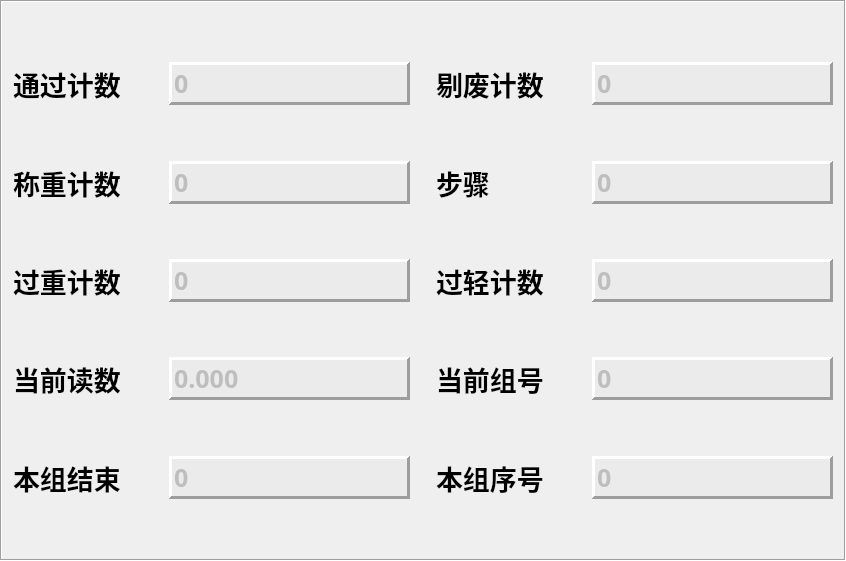
      <widget class="QFrame" name="frame_7">
       <property name="geometry">
        <rect>
         <x>10</x>
         <y>37</y>
         <width>846</width>
         <height>561</height>
        </rect>
       </property>
       <property name="font">
        <font>
         <family>宋体</family>
         <pointsize>20</pointsize>
         <weight>50</weight>
         <bold>false</bold>
        </font>
       </property>
       <property name="frameShape">
        <enum>QFrame::Box</enum>
       </property>
       <property name="frameShadow">
        <enum>QFrame::Sunken</enum>
       </property>
       <property name="lineWidth">
        <number>1</number>
       </property>
       <layout class="QGridLayout" name="gridLayout_10">
        <item row="1" column="0">
         <widget class="QLabel" name="label_10">
          <property name="minimumSize">
           <size>
            <width>140</width>
            <height>35</height>
           </size>
          </property>
          <property name="maximumSize">
           <size>
            <width>140</width>
            <height>35</height>
           </size>
          </property>
          <property name="font">
           <font>
            <family>宋体</family>
            <pointsize>20</pointsize>
            <weight>75</weight>
            <bold>true</bold>
           </font>
          </property>
          <property name="text">
           <string>通过计数</string>
          </property>
         </widget>
        </item>
        <item row="3" column="6">
         <widget class="QFrame" name="frame_22">
          <property name="styleSheet">
           <string notr="true">background-color: rgb(235, 235, 235);</string>
          </property>
          <property name="frameShape">
           <enum>QFrame::Panel</enum>
          </property>
          <property name="frameShadow">
           <enum>QFrame::Raised</enum>
          </property>
          <property name="lineWidth">
           <number>3</number>
          </property>
          <layout class="QVBoxLayout" name="verticalLayout_27">
           <property name="leftMargin">
            <number>0</number>
           </property>
           <property name="topMargin">
            <number>0</number>
           </property>
           <property name="rightMargin">
            <number>0</number>
           </property>
           <property name="bottomMargin">
            <number>0</number>
           </property>
           <item>
            <widget class="QLineEdit" name="lE_MachineStep">
             <property name="enabled">
              <bool>false</bool>
             </property>
             <property name="sizePolicy">
              <sizepolicy hsizetype="Expanding" vsizetype="Fixed">
               <horstretch>0</horstretch>
               <verstretch>0</verstretch>
              </sizepolicy>
             </property>
             <property name="font">
              <font>
               <family>Arial Black</family>
               <pointsize>19</pointsize>
               <weight>75</weight>
               <bold>true</bold>
              </font>
             </property>
             <property name="styleSheet">
              <string notr="true"/>
             </property>
             <property name="text">
              <string>0</string>
             </property>
             <property name="frame">
              <bool>false</bool>
             </property>
            </widget>
           </item>
          </layout>
         </widget>
        </item>
        <item row="11" column="6">
         <widget class="QFrame" name="frame_19">
          <property name="styleSheet">
           <string notr="true">background-color: rgb(235, 235, 235);</string>
          </property>
          <property name="frameShape">
           <enum>QFrame::Panel</enum>
          </property>
          <property name="frameShadow">
           <enum>QFrame::Raised</enum>
          </property>
          <property name="lineWidth">
           <number>3</number>
          </property>
          <layout class="QVBoxLayout" name="verticalLayout_23">
           <property name="leftMargin">
            <number>0</number>
           </property>
           <property name="topMargin">
            <number>0</number>
           </property>
           <property name="rightMargin">
            <number>0</number>
           </property>
           <property name="bottomMargin">
            <number>0</number>
           </property>
           <item>
            <widget class="QLineEdit" name="lE_GroupIndex">
             <property name="enabled">
              <bool>false</bool>
             </property>
             <property name="sizePolicy">
              <sizepolicy hsizetype="Expanding" vsizetype="Fixed">
               <horstretch>0</horstretch>
               <verstretch>0</verstretch>
              </sizepolicy>
             </property>
             <property name="font">
              <font>
               <family>Arial Black</family>
               <pointsize>19</pointsize>
               <weight>75</weight>
               <bold>true</bold>
              </font>
             </property>
             <property name="styleSheet">
              <string notr="true"/>
             </property>
             <property name="text">
              <string>0</string>
             </property>
             <property name="frame">
              <bool>false</bool>
             </property>
            </widget>
           </item>
          </layout>
         </widget>
        </item>
        <item row="5" column="4">
         <widget class="QLabel" name="label_48">
          <property name="minimumSize">
           <size>
            <width>140</width>
            <height>35</height>
           </size>
          </property>
          <property name="maximumSize">
           <size>
            <width>140</width>
            <height>35</height>
           </size>
          </property>
          <property name="font">
           <font>
            <family>宋体</family>
            <pointsize>20</pointsize>
            <weight>75</weight>
            <bold>true</bold>
           </font>
          </property>
          <property name="text">
           <string>过轻计数</string>
          </property>
         </widget>
        </item>
        <item row="3" column="2">
         <widget class="QFrame" name="frame_14">
          <property name="styleSheet">
           <string notr="true">background-color: rgb(235, 235, 235);</string>
          </property>
          <property name="frameShape">
           <enum>QFrame::Panel</enum>
          </property>
          <property name="frameShadow">
           <enum>QFrame::Raised</enum>
          </property>
          <property name="lineWidth">
           <number>3</number>
          </property>
          <layout class="QVBoxLayout" name="verticalLayout_17">
           <property name="leftMargin">
            <number>0</number>
           </property>
           <property name="topMargin">
            <number>0</number>
           </property>
           <property name="rightMargin">
            <number>0</number>
           </property>
           <property name="bottomMargin">
            <number>0</number>
           </property>
           <item>
            <widget class="QLineEdit" name="lE_ProdCount">
             <property name="enabled">
              <bool>false</bool>
             </property>
             <property name="sizePolicy">
              <sizepolicy hsizetype="Expanding" vsizetype="Fixed">
               <horstretch>0</horstretch>
               <verstretch>0</verstretch>
              </sizepolicy>
             </property>
             <property name="font">
              <font>
               <family>Arial Black</family>
               <pointsize>19</pointsize>
               <weight>75</weight>
               <bold>true</bold>
              </font>
             </property>
             <property name="styleSheet">
              <string notr="true"/>
             </property>
             <property name="text">
              <string>0</string>
             </property>
             <property name="frame">
              <bool>false</bool>
             </property>
            </widget>
           </item>
          </layout>
         </widget>
        </item>
        <item row="3" column="4">
         <widget class="QLabel" name="label_50">
          <property name="minimumSize">
           <size>
            <width>140</width>
            <height>35</height>
           </size>
          </property>
          <property name="maximumSize">
           <size>
            <width>140</width>
            <height>35</height>
           </size>
          </property>
          <property name="font">
           <font>
            <family>宋体</family>
            <pointsize>20</pointsize>
            <weight>75</weight>
            <bold>true</bold>
           </font>
          </property>
          <property name="text">
           <string>步骤</string>
          </property>
         </widget>
        </item>
        <item row="6" column="2">
         <spacer name="verticalSpacer_13">
          <property name="orientation">
           <enum>Qt::Vertical</enum>
          </property>
          <property name="sizeHint" stdset="0">
           <size>
            <width>20</width>
            <height>40</height>
           </size>
          </property>
         </spacer>
        </item>
        <item row="1" column="2">
         <widget class="QFrame" name="frame_13">
          <property name="styleSheet">
           <string notr="true">background-color: rgb(235, 235, 235);</string>
          </property>
          <property name="frameShape">
           <enum>QFrame::Panel</enum>
          </property>
          <property name="frameShadow">
           <enum>QFrame::Raised</enum>
          </property>
          <property name="lineWidth">
           <number>3</number>
          </property>
          <layout class="QVBoxLayout" name="verticalLayout_16">
           <property name="leftMargin">
            <number>0</number>
           </property>
           <property name="topMargin">
            <number>0</number>
           </property>
           <property name="rightMargin">
            <number>0</number>
           </property>
           <property name="bottomMargin">
            <number>0</number>
           </property>
           <item>
            <widget class="QLineEdit" name="lE_PassCount">
             <property name="enabled">
              <bool>false</bool>
             </property>
             <property name="sizePolicy">
              <sizepolicy hsizetype="Expanding" vsizetype="Fixed">
               <horstretch>0</horstretch>
               <verstretch>0</verstretch>
              </sizepolicy>
             </property>
             <property name="font">
              <font>
               <family>Arial Black</family>
               <pointsize>19</pointsize>
               <weight>75</weight>
               <bold>true</bold>
              </font>
             </property>
             <property name="styleSheet">
              <string notr="true"/>
             </property>
             <property name="text">
              <string>0</string>
             </property>
             <property name="frame">
              <bool>false</bool>
             </property>
            </widget>
           </item>
          </layout>
         </widget>
        </item>
        <item row="7" column="4">
         <widget class="QLabel" name="label_79">
          <property name="minimumSize">
           <size>
            <width>140</width>
            <height>35</height>
           </size>
          </property>
          <property name="maximumSize">
           <size>
            <width>140</width>
            <height>35</height>
           </size>
          </property>
          <property name="font">
           <font>
            <family>宋体</family>
            <pointsize>20</pointsize>
            <weight>75</weight>
            <italic>false</italic>
            <bold>true</bold>
           </font>
          </property>
          <property name="text">
           <string>当前组号</string>
          </property>
         </widget>
        </item>
        <item row="11" column="2">
         <widget class="QFrame" name="frame_3">
          <property name="autoFillBackground">
           <bool>false</bool>
          </property>
          <property name="styleSheet">
           <string notr="true">background-color: rgb(235, 235, 235);</string>
          </property>
          <property name="frameShape">
           <enum>QFrame::Panel</enum>
          </property>
          <property name="frameShadow">
           <enum>QFrame::Raised</enum>
          </property>
          <property name="lineWidth">
           <number>3</number>
          </property>
          <layout class="QVBoxLayout" name="verticalLayout_8">
           <property name="spacing">
            <number>6</number>
           </property>
           <property name="leftMargin">
            <number>0</number>
           </property>
           <property name="topMargin">
            <number>0</number>
           </property>
           <property name="rightMargin">
            <number>0</number>
           </property>
           <property name="bottomMargin">
            <number>0</number>
           </property>
           <item>
            <widget class="QLineEdit" name="lE_Finished">
             <property name="enabled">
              <bool>false</bool>
             </property>
             <property name="sizePolicy">
              <sizepolicy hsizetype="Expanding" vsizetype="Fixed">
               <horstretch>0</horstretch>
               <verstretch>0</verstretch>
              </sizepolicy>
             </property>
             <property name="font">
              <font>
               <family>Arial Black</family>
               <pointsize>19</pointsize>
               <weight>75</weight>
               <bold>true</bold>
              </font>
             </property>
             <property name="autoFillBackground">
              <bool>false</bool>
             </property>
             <property name="styleSheet">
              <string notr="true"/>
             </property>
             <property name="text">
              <string>0</string>
             </property>
             <property name="frame">
              <bool>false</bool>
             </property>
            </widget>
           </item>
          </layout>
         </widget>
        </item>
        <item row="1" column="4">
         <widget class="QLabel" name="label_17">
          <property name="minimumSize">
           <size>
            <width>140</width>
            <height>35</height>
           </size>
          </property>
          <property name="maximumSize">
           <size>
            <width>140</width>
            <height>35</height>
           </size>
          </property>
          <property name="font">
           <font>
            <family>宋体</family>
            <pointsize>20</pointsize>
            <weight>75</weight>
            <bold>true</bold>
           </font>
          </property>
          <property name="text">
           <string>剔废计数</string>
          </property>
         </widget>
        </item>
        <item row="7" column="6">
         <widget class="QFrame" name="frame_21">
          <property name="styleSheet">
           <string notr="true">background-color: rgb(235, 235, 235);</string>
          </property>
          <property name="frameShape">
           <enum>QFrame::Panel</enum>
          </property>
          <property name="frameShadow">
           <enum>QFrame::Raised</enum>
          </property>
          <property name="lineWidth">
           <number>3</number>
          </property>
          <layout class="QVBoxLayout" name="verticalLayout_24">
           <property name="leftMargin">
            <number>0</number>
           </property>
           <property name="topMargin">
            <number>0</number>
           </property>
           <property name="rightMargin">
            <number>0</number>
           </property>
           <property name="bottomMargin">
            <number>0</number>
           </property>
           <item>
            <widget class="QLineEdit" name="lE_GroupNo">
             <property name="enabled">
              <bool>false</bool>
             </property>
             <property name="sizePolicy">
              <sizepolicy hsizetype="Expanding" vsizetype="Fixed">
               <horstretch>0</horstretch>
               <verstretch>0</verstretch>
              </sizepolicy>
             </property>
             <property name="font">
              <font>
               <family>Arial Black</family>
               <pointsize>19</pointsize>
               <weight>75</weight>
               <bold>true</bold>
              </font>
             </property>
             <property name="styleSheet">
              <string notr="true"/>
             </property>
             <property name="text">
              <string>0</string>
             </property>
             <property name="frame">
              <bool>false</bool>
             </property>
            </widget>
           </item>
          </layout>
         </widget>
        </item>
        <item row="11" column="4">
         <widget class="QLabel" name="label_18">
          <property name="minimumSize">
           <size>
            <width>140</width>
            <height>35</height>
           </size>
          </property>
          <property name="maximumSize">
           <size>
            <width>140</width>
            <height>35</height>
           </size>
          </property>
          <property name="font">
           <font>
            <family>宋体</family>
            <pointsize>20</pointsize>
            <weight>75</weight>
            <bold>true</bold>
           </font>
          </property>
          <property name="text">
           <string>本组序号</string>
          </property>
         </widget>
        </item>
        <item row="7" column="0">
         <widget class="QLabel" name="label_16">
          <property name="minimumSize">
           <size>
            <width>140</width>
            <height>35</height>
           </size>
          </property>
          <property name="maximumSize">
           <size>
            <width>140</width>
            <height>35</height>
           </size>
          </property>
          <property name="font">
           <font>
            <family>宋体</family>
            <pointsize>20</pointsize>
            <weight>75</weight>
            <bold>true</bold>
           </font>
          </property>
          <property name="text">
           <string>当前读数</string>
          </property>
         </widget>
        </item>
        <item row="4" column="2">
         <spacer name="verticalSpacer_16">
          <property name="orientation">
           <enum>Qt::Vertical</enum>
          </property>
          <property name="sizeHint" stdset="0">
           <size>
            <width>20</width>
            <height>40</height>
           </size>
          </property>
         </spacer>
        </item>
        <item row="13" column="2">
         <spacer name="verticalSpacer_12">
          <property name="orientation">
           <enum>Qt::Vertical</enum>
          </property>
          <property name="sizeHint" stdset="0">
           <size>
            <width>20</width>
            <height>40</height>
           </size>
          </property>
         </spacer>
        </item>
        <item row="9" column="2">
         <spacer name="verticalSpacer_14">
          <property name="orientation">
           <enum>Qt::Vertical</enum>
          </property>
          <property name="sizeHint" stdset="0">
           <size>
            <width>20</width>
            <height>40</height>
           </size>
          </property>
         </spacer>
        </item>
        <item row="3" column="0">
         <widget class="QLabel" name="label_39">
          <property name="minimumSize">
           <size>
            <width>140</width>
            <height>35</height>
           </size>
          </property>
          <property name="maximumSize">
           <size>
            <width>140</width>
            <height>35</height>
           </size>
          </property>
          <property name="font">
           <font>
            <family>宋体</family>
            <pointsize>20</pointsize>
            <weight>75</weight>
            <bold>true</bold>
           </font>
          </property>
          <property name="text">
           <string>称重计数</string>
          </property>
         </widget>
        </item>
        <item row="0" column="2">
         <spacer name="verticalSpacer_5">
          <property name="orientation">
           <enum>Qt::Vertical</enum>
          </property>
          <property name="sizeHint" stdset="0">
           <size>
            <width>20</width>
            <height>40</height>
           </size>
          </property>
         </spacer>
        </item>
        <item row="7" column="2">
         <widget class="QFrame" name="frame_15">
          <property name="styleSheet">
           <string notr="true">background-color: rgb(235, 235, 235);</string>
          </property>
          <property name="frameShape">
           <enum>QFrame::Panel</enum>
          </property>
          <property name="frameShadow">
           <enum>QFrame::Raised</enum>
          </property>
          <property name="lineWidth">
           <number>3</number>
          </property>
          <layout class="QVBoxLayout" name="verticalLayout_19">
           <property name="leftMargin">
            <number>0</number>
           </property>
           <property name="topMargin">
            <number>0</number>
           </property>
           <property name="rightMargin">
            <number>0</number>
           </property>
           <property name="bottomMargin">
            <number>0</number>
           </property>
           <item>
            <widget class="QLineEdit" name="lE_ScaleResult">
             <property name="enabled">
              <bool>false</bool>
             </property>
             <property name="sizePolicy">
              <sizepolicy hsizetype="Expanding" vsizetype="Fixed">
               <horstretch>0</horstretch>
               <verstretch>0</verstretch>
              </sizepolicy>
             </property>
             <property name="font">
              <font>
               <family>Arial Black</family>
               <pointsize>19</pointsize>
               <weight>75</weight>
               <bold>true</bold>
              </font>
             </property>
             <property name="styleSheet">
              <string notr="true"/>
             </property>
             <property name="text">
              <string>0.000</string>
             </property>
             <property name="frame">
              <bool>false</bool>
             </property>
            </widget>
           </item>
          </layout>
         </widget>
        </item>
        <item row="5" column="6">
         <widget class="QFrame" name="frame_17">
          <property name="styleSheet">
           <string notr="true">background-color: rgb(235, 235, 235);</string>
          </property>
          <property name="frameShape">
           <enum>QFrame::Panel</enum>
          </property>
          <property name="frameShadow">
           <enum>QFrame::Raised</enum>
          </property>
          <property name="lineWidth">
           <number>3</number>
          </property>
          <layout class="QVBoxLayout" name="verticalLayout_21">
           <property name="leftMargin">
            <number>0</number>
           </property>
           <property name="topMargin">
            <number>0</number>
           </property>
           <property name="rightMargin">
            <number>0</number>
           </property>
           <property name="bottomMargin">
            <number>0</number>
           </property>
           <item>
            <widget class="QLineEdit" name="lE_TUCount">
             <property name="enabled">
              <bool>false</bool>
             </property>
             <property name="sizePolicy">
              <sizepolicy hsizetype="Expanding" vsizetype="Fixed">
               <horstretch>0</horstretch>
               <verstretch>0</verstretch>
              </sizepolicy>
             </property>
             <property name="font">
              <font>
               <family>Arial Black</family>
               <pointsize>19</pointsize>
               <weight>75</weight>
               <bold>true</bold>
              </font>
             </property>
             <property name="styleSheet">
              <string notr="true"/>
             </property>
             <property name="text">
              <string>0</string>
             </property>
             <property name="frame">
              <bool>false</bool>
             </property>
            </widget>
           </item>
          </layout>
         </widget>
        </item>
        <item row="7" column="5">
         <spacer name="horizontalSpacer_19">
          <property name="orientation">
           <enum>Qt::Horizontal</enum>
          </property>
          <property name="sizeType">
           <enum>QSizePolicy::Fixed</enum>
          </property>
          <property name="sizeHint" stdset="0">
           <size>
            <width>10</width>
            <height>20</height>
           </size>
          </property>
         </spacer>
        </item>
        <item row="2" column="2">
         <spacer name="verticalSpacer_15">
          <property name="orientation">
           <enum>Qt::Vertical</enum>
          </property>
          <property name="sizeHint" stdset="0">
           <size>
            <width>20</width>
            <height>40</height>
           </size>
          </property>
         </spacer>
        </item>
        <item row="11" column="0">
         <widget class="QLabel" name="label_15">
          <property name="minimumSize">
           <size>
            <width>140</width>
            <height>35</height>
           </size>
          </property>
          <property name="maximumSize">
           <size>
            <width>140</width>
            <height>35</height>
           </size>
          </property>
          <property name="font">
           <font>
            <family>宋体</family>
            <pointsize>20</pointsize>
            <weight>75</weight>
            <bold>true</bold>
           </font>
          </property>
          <property name="text">
           <string>本组结束</string>
          </property>
         </widget>
        </item>
        <item row="5" column="2">
         <widget class="QFrame" name="frame_16">
          <property name="styleSheet">
           <string notr="true">background-color: rgb(235, 235, 235);</string>
          </property>
          <property name="frameShape">
           <enum>QFrame::Panel</enum>
          </property>
          <property name="frameShadow">
           <enum>QFrame::Raised</enum>
          </property>
          <property name="lineWidth">
           <number>3</number>
          </property>
          <layout class="QVBoxLayout" name="verticalLayout_18">
           <property name="leftMargin">
            <number>0</number>
           </property>
           <property name="topMargin">
            <number>0</number>
           </property>
           <property name="rightMargin">
            <number>0</number>
           </property>
           <property name="bottomMargin">
            <number>0</number>
           </property>
           <item>
            <widget class="QLineEdit" name="lE_TOCount">
             <property name="enabled">
              <bool>false</bool>
             </property>
             <property name="sizePolicy">
              <sizepolicy hsizetype="Expanding" vsizetype="Fixed">
               <horstretch>0</horstretch>
               <verstretch>0</verstretch>
              </sizepolicy>
             </property>
             <property name="font">
              <font>
               <family>Arial Black</family>
               <pointsize>19</pointsize>
               <weight>75</weight>
               <bold>true</bold>
              </font>
             </property>
             <property name="styleSheet">
              <string notr="true"/>
             </property>
             <property name="text">
              <string>0</string>
             </property>
             <property name="frame">
              <bool>false</bool>
             </property>
            </widget>
           </item>
          </layout>
         </widget>
        </item>
        <item row="7" column="1">
         <spacer name="horizontalSpacer_18">
          <property name="orientation">
           <enum>Qt::Horizontal</enum>
          </property>
          <property name="sizeType">
           <enum>QSizePolicy::Fixed</enum>
          </property>
          <property name="sizeHint" stdset="0">
           <size>
            <width>10</width>
            <height>20</height>
           </size>
          </property>
         </spacer>
        </item>
        <item row="7" column="3">
         <spacer name="horizontalSpacer_10">
          <property name="orientation">
           <enum>Qt::Horizontal</enum>
          </property>
          <property name="sizeType">
           <enum>QSizePolicy::Fixed</enum>
          </property>
          <property name="sizeHint" stdset="0">
           <size>
            <width>20</width>
            <height>20</height>
           </size>
          </property>
         </spacer>
        </item>
        <item row="5" column="0">
         <widget class="QLabel" name="label_49">
          <property name="minimumSize">
           <size>
            <width>140</width>
            <height>35</height>
           </size>
          </property>
          <property name="maximumSize">
           <size>
            <width>140</width>
            <height>35</height>
           </size>
          </property>
          <property name="font">
           <font>
            <family>宋体</family>
            <pointsize>20</pointsize>
            <weight>75</weight>
            <bold>true</bold>
           </font>
          </property>
          <property name="text">
           <string>过重计数</string>
          </property>
         </widget>
        </item>
        <item row="1" column="6">
         <widget class="QFrame" name="frame_12">
          <property name="styleSheet">
           <string notr="true">background-color: rgb(235, 235, 235);</string>
          </property>
          <property name="frameShape">
           <enum>QFrame::Panel</enum>
          </property>
          <property name="frameShadow">
           <enum>QFrame::Raised</enum>
          </property>
          <property name="lineWidth">
           <number>3</number>
          </property>
          <layout class="QVBoxLayout" name="verticalLayout_20">
           <property name="leftMargin">
            <number>0</number>
           </property>
           <property name="topMargin">
            <number>0</number>
           </property>
           <property name="rightMargin">
            <number>0</number>
           </property>
           <property name="bottomMargin">
            <number>0</number>
           </property>
           <item>
            <widget class="QLineEdit" name="lE_RejectCount">
             <property name="enabled">
              <bool>false</bool>
             </property>
             <property name="sizePolicy">
              <sizepolicy hsizetype="Expanding" vsizetype="Fixed">
               <horstretch>0</horstretch>
               <verstretch>0</verstretch>
              </sizepolicy>
             </property>
             <property name="font">
              <font>
               <family>Arial Black</family>
               <pointsize>19</pointsize>
               <weight>75</weight>
               <bold>true</bold>
              </font>
             </property>
             <property name="styleSheet">
              <string notr="true"/>
             </property>
             <property name="text">
              <string>0</string>
             </property>
             <property name="frame">
              <bool>false</bool>
             </property>
             <property name="echoMode">
              <enum>QLineEdit::Normal</enum>
             </property>
            </widget>
           </item>
          </layout>
         </widget>
        </item>
       </layout>
      </widget>
